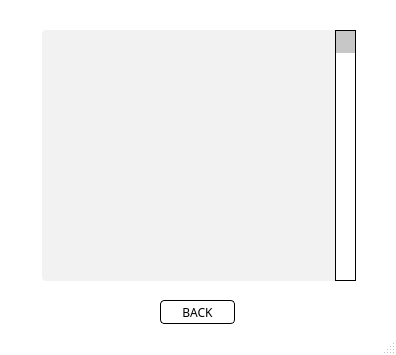
<?xml version="1.0" encoding="UTF-8"?>
<ui version="4.0">
 <class>MainWindow</class>
 <widget class="QMainWindow" name="MainWindow">
  <property name="geometry">
   <rect>
    <x>0</x>
    <y>0</y>
    <width>396</width>
    <height>355</height>
   </rect>
  </property>
  <property name="windowTitle">
   <string>MainWindow</string>
  </property>
  <property name="styleSheet">
   <string notr="true">QMainWindow{
background-color:white;
}

</string>
  </property>
  <widget class="QWidget" name="centralwidget">
   <widget class="QTextBrowser" name="views">
    <property name="geometry">
     <rect>
      <x>42</x>
      <y>30</y>
      <width>311</width>
      <height>251</height>
     </rect>
    </property>
    <property name="styleSheet">
     <string notr="true">QTextBrowser{
color:black;
background-color:#f2f2f2;
border-radius:4px;
font-family:Nunito;
}
</string>
    </property>
    <property name="html">
     <string>&lt;!DOCTYPE HTML PUBLIC &quot;-//W3C//DTD HTML 4.0//EN&quot; &quot;http://www.w3.org/TR/REC-html40/strict.dtd&quot;&gt;
&lt;html&gt;&lt;head&gt;&lt;meta name=&quot;qrichtext&quot; content=&quot;1&quot; /&gt;&lt;meta charset=&quot;utf-8&quot; /&gt;&lt;style type=&quot;text/css&quot;&gt;
p, li { white-space: pre-wrap; }
&lt;/style&gt;&lt;/head&gt;&lt;body style=&quot; font-family:'Nunito'; font-size:9pt; font-weight:400; font-style:normal;&quot;&gt;
&lt;p align=&quot;center&quot; style=&quot;-qt-paragraph-type:empty; margin-top:0px; margin-bottom:0px; margin-left:0px; margin-right:0px; -qt-block-indent:0; text-indent:0px;&quot;&gt;&lt;br /&gt;&lt;/p&gt;&lt;/body&gt;&lt;/html&gt;</string>
    </property>
   </widget>
   <widget class="QPushButton" name="back">
    <property name="geometry">
     <rect>
      <x>160</x>
      <y>300</y>
      <width>75</width>
      <height>24</height>
     </rect>
    </property>
    <property name="font">
     <font/>
    </property>
    <property name="cursor">
     <cursorShape>PointingHandCursor</cursorShape>
    </property>
    <property name="styleSheet">
     <string notr="true">QPushButton {
color:black;
background-color:transparent;
border:1px solid black;
border-radius:4px;
font-family:Nunito;
}

QPushButton:hover {
color:white;
background-color:black;
}

QPushButton:pressed{
padding-left:5px;
}</string>
    </property>
    <property name="text">
     <string>BACK</string>
    </property>
   </widget>
   <widget class="QScrollBar" name="scroll">
    <property name="geometry">
     <rect>
      <x>335</x>
      <y>30</y>
      <width>21</width>
      <height>251</height>
     </rect>
    </property>
    <property name="styleSheet">
     <string notr="true">QScrollBar:vertical {
    border: 1px solid black;
    background:white;
    width:20px;
    margin: 0px 0px 0px 0px;
}
QScrollBar::handle:vertical {
    background: #c7c7c7;
    min-height: 0px;
}
QScrollBar::add-line:vertical {
    background: #c7c7c7;
    height: 0px;
    subcontrol-position: bottom;
    subcontrol-origin: margin;
}
QScrollBar::sub-line:vertical {
    background: #c7c7c7;
    height: 0 px;
    subcontrol-position: top;
    subcontrol-origin: margin;
}</string>
    </property>
    <property name="orientation">
     <enum>Qt::Vertical</enum>
    </property>
   </widget>
  </widget>
  <widget class="QStatusBar" name="statusbar"/>
 </widget>
 <resources/>
 <connections/>
</ui>
